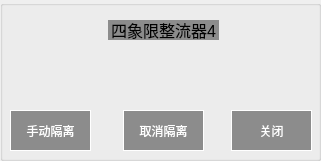
  <widget class="QGroupBox" name="setBox">
   <property name="geometry">
    <rect>
     <x>250</x>
     <y>130</y>
     <width>321</width>
     <height>161</height>
    </rect>
   </property>
   <property name="title">
    <string/>
   </property>
   <property name="alignment">
    <set>Qt::AlignLeading|Qt::AlignLeft|Qt::AlignTop</set>
   </property>
   <widget class="QLabel" name="LBL_SetTitle">
    <property name="geometry">
     <rect>
      <x>108</x>
      <y>20</y>
      <width>111</width>
      <height>20</height>
     </rect>
    </property>
    <property name="styleSheet">
     <string notr="true">background-color: rgb(140, 140, 140);
font:16px;</string>
    </property>
    <property name="text">
     <string>四象限整流器4</string>
    </property>
    <property name="alignment">
     <set>Qt::AlignCenter</set>
    </property>
   </widget>
   <widget class="QPushButton" name="BTN_HandISO">
    <property name="geometry">
     <rect>
      <x>10</x>
      <y>110</y>
      <width>81</width>
      <height>41</height>
     </rect>
    </property>
    <property name="focusPolicy">
     <enum>Qt::NoFocus</enum>
    </property>
    <property name="styleSheet">
     <string notr="true">background-color: rgb(140, 140, 140);
border:1px solid white;
color:white;</string>
    </property>
    <property name="text">
     <string>手动隔离</string>
    </property>
   </widget>
   <widget class="QPushButton" name="BTN_ISOCancel">
    <property name="geometry">
     <rect>
      <x>123</x>
      <y>110</y>
      <width>81</width>
      <height>41</height>
     </rect>
    </property>
    <property name="focusPolicy">
     <enum>Qt::NoFocus</enum>
    </property>
    <property name="styleSheet">
     <string notr="true">background-color: rgb(140, 140, 140);
border:1px solid white;
color:white;</string>
    </property>
    <property name="text">
     <string>取消隔离</string>
    </property>
   </widget>
   <widget class="QPushButton" name="BTN_Close">
    <property name="geometry">
     <rect>
      <x>231</x>
      <y>110</y>
      <width>81</width>
      <height>41</height>
     </rect>
    </property>
    <property name="focusPolicy">
     <enum>Qt::NoFocus</enum>
    </property>
    <property name="styleSheet">
     <string notr="true">background-color: rgb(140, 140, 140);
border:1px solid white;
color:white;</string>
    </property>
    <property name="text">
     <string>关闭</string>
    </property>
   </widget>
  </widget>
